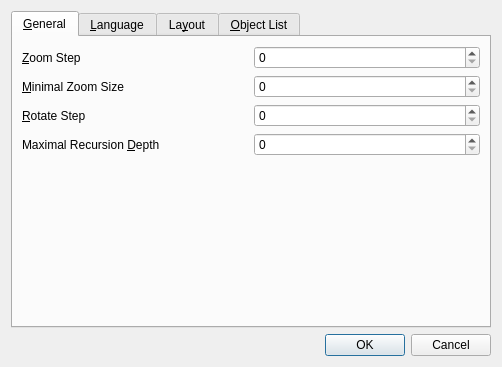
<?xml version="1.0" encoding="UTF-8"?>
<ui version="4.0">
 <class>PreferencesDialog</class>
 <widget class="QDialog" name="PreferencesDialog">
  <property name="geometry">
   <rect>
    <x>0</x>
    <y>0</y>
    <width>502</width>
    <height>367</height>
   </rect>
  </property>
  <property name="windowTitle">
   <string>Preferences</string>
  </property>
  <layout class="QVBoxLayout" name="verticalLayout">
   <item>
    <widget class="QTabWidget" name="tabWidget">
     <property name="currentIndex">
      <number>0</number>
     </property>
     <widget class="QWidget" name="tabGeneral">
      <attribute name="title">
       <string>&amp;General</string>
      </attribute>
      <layout class="QVBoxLayout" name="verticalLayout_2">
       <item>
        <layout class="QHBoxLayout" name="horizontalLayout">
         <item>
          <widget class="QLabel" name="label">
           <property name="text">
            <string>&amp;Zoom Step</string>
           </property>
           <property name="buddy">
            <cstring>spinBoxZoomStep</cstring>
           </property>
          </widget>
         </item>
         <item>
          <widget class="QSpinBox" name="spinBoxZoomStep"/>
         </item>
        </layout>
       </item>
       <item>
        <layout class="QHBoxLayout" name="horizontalLayout_2">
         <item>
          <widget class="QLabel" name="label_2">
           <property name="text">
            <string>&amp;Minimal Zoom Size</string>
           </property>
           <property name="buddy">
            <cstring>spinBoxMinZoom</cstring>
           </property>
          </widget>
         </item>
         <item>
          <widget class="QSpinBox" name="spinBoxMinZoom"/>
         </item>
        </layout>
       </item>
       <item>
        <layout class="QHBoxLayout" name="horizontalLayout_3">
         <item>
          <widget class="QLabel" name="label_3">
           <property name="text">
            <string>&amp;Rotate Step</string>
           </property>
           <property name="buddy">
            <cstring>spinBoxRotateStep</cstring>
           </property>
          </widget>
         </item>
         <item>
          <widget class="QSpinBox" name="spinBoxRotateStep"/>
         </item>
        </layout>
       </item>
       <item>
        <layout class="QHBoxLayout" name="horizontalLayout_4">
         <item>
          <widget class="QLabel" name="label_4">
           <property name="text">
            <string>Maximal Recursion &amp;Depth</string>
           </property>
           <property name="buddy">
            <cstring>spinBoxMaxRecursionDepth</cstring>
           </property>
          </widget>
         </item>
         <item>
          <widget class="QSpinBox" name="spinBoxMaxRecursionDepth"/>
         </item>
        </layout>
       </item>
       <item>
        <spacer name="verticalSpacer">
         <property name="orientation">
          <enum>Qt::Vertical</enum>
         </property>
         <property name="sizeHint" stdset="0">
          <size>
           <width>20</width>
           <height>119</height>
          </size>
         </property>
        </spacer>
       </item>
      </layout>
     </widget>
     <widget class="QWidget" name="tabLanguage">
      <attribute name="title">
       <string>&amp;Language</string>
      </attribute>
      <layout class="QVBoxLayout" name="verticalLayout_3">
       <item>
        <widget class="QLabel" name="label_6">
         <property name="text">
          <string>Language change will be effective only after restart!</string>
         </property>
        </widget>
       </item>
       <item>
        <layout class="QHBoxLayout" name="horizontalLayout_5">
         <item>
          <widget class="QLabel" name="label_5">
           <property name="text">
            <string>&amp;Set Language</string>
           </property>
           <property name="buddy">
            <cstring>comboBoxLanguage</cstring>
           </property>
          </widget>
         </item>
         <item>
          <widget class="QComboBox" name="comboBoxLanguage"/>
         </item>
        </layout>
       </item>
       <item>
        <spacer name="verticalSpacer_2">
         <property name="orientation">
          <enum>Qt::Vertical</enum>
         </property>
         <property name="sizeHint" stdset="0">
          <size>
           <width>20</width>
           <height>185</height>
          </size>
         </property>
        </spacer>
       </item>
      </layout>
     </widget>
     <widget class="QWidget" name="tabLayout">
      <attribute name="title">
       <string>La&amp;yout</string>
      </attribute>
      <layout class="QHBoxLayout" name="horizontalLayout_10">
       <item>
        <widget class="QListWidget" name="listWidgetObjectTypes"/>
       </item>
       <item>
        <layout class="QVBoxLayout" name="verticalLayout_4">
         <item>
          <layout class="QHBoxLayout" name="horizontalLayout_6">
           <item>
            <widget class="QLabel" name="label_7">
             <property name="text">
              <string>Line &amp;Width</string>
             </property>
             <property name="buddy">
              <cstring>spinBoxPenWidth</cstring>
             </property>
            </widget>
           </item>
           <item>
            <widget class="QSpinBox" name="spinBoxPenWidth">
             <property name="minimum">
              <number>1</number>
             </property>
            </widget>
           </item>
          </layout>
         </item>
         <item>
          <layout class="QHBoxLayout" name="horizontalLayout_7">
           <item>
            <widget class="QLabel" name="label_8">
             <property name="text">
              <string>Line &amp;Style</string>
             </property>
             <property name="buddy">
              <cstring>comboBoxPenStyle</cstring>
             </property>
            </widget>
           </item>
           <item>
            <widget class="QComboBox" name="comboBoxPenStyle">
             <item>
              <property name="text">
               <string>Solid</string>
              </property>
             </item>
             <item>
              <property name="text">
               <string>Dash</string>
              </property>
             </item>
             <item>
              <property name="text">
               <string>Dot</string>
              </property>
             </item>
             <item>
              <property name="text">
               <string>Dash Dot</string>
              </property>
             </item>
            </widget>
           </item>
          </layout>
         </item>
         <item>
          <layout class="QHBoxLayout" name="horizontalLayout_8">
           <item>
            <widget class="QFrame" name="frameLineColor">
             <property name="autoFillBackground">
              <bool>true</bool>
             </property>
             <property name="frameShape">
              <enum>QFrame::StyledPanel</enum>
             </property>
             <property name="frameShadow">
              <enum>QFrame::Raised</enum>
             </property>
            </widget>
           </item>
           <item>
            <widget class="QPushButton" name="pushButtonSetLineColor">
             <property name="text">
              <string>Set Li&amp;ne Color...</string>
             </property>
            </widget>
           </item>
          </layout>
         </item>
         <item>
          <layout class="QHBoxLayout" name="horizontalLayout_9">
           <item>
            <widget class="QFrame" name="frameFillColor">
             <property name="autoFillBackground">
              <bool>true</bool>
             </property>
             <property name="frameShape">
              <enum>QFrame::StyledPanel</enum>
             </property>
             <property name="frameShadow">
              <enum>QFrame::Raised</enum>
             </property>
            </widget>
           </item>
           <item>
            <widget class="QPushButton" name="pushButtonSetFillColor">
             <property name="text">
              <string>Set &amp;Fill Color...</string>
             </property>
            </widget>
           </item>
          </layout>
         </item>
         <item>
          <spacer name="verticalSpacer_3">
           <property name="orientation">
            <enum>Qt::Vertical</enum>
           </property>
           <property name="sizeHint" stdset="0">
            <size>
             <width>20</width>
             <height>40</height>
            </size>
           </property>
          </spacer>
         </item>
        </layout>
       </item>
      </layout>
     </widget>
     <widget class="QWidget" name="tabObjectList">
      <attribute name="title">
       <string>&amp;Object List</string>
      </attribute>
      <layout class="QHBoxLayout" name="horizontalLayout_11">
       <item>
        <widget class="QListWidget" name="listWidgetObjectListItems">
         <item>
          <property name="text">
           <string>Combined View: Start</string>
          </property>
         </item>
         <item>
          <property name="text">
           <string>Combined View: End</string>
          </property>
         </item>
         <item>
          <property name="text">
           <string>Combined View: Both</string>
          </property>
         </item>
        </widget>
       </item>
       <item>
        <layout class="QVBoxLayout" name="verticalLayout_5">
         <item>
          <widget class="QPushButton" name="pushButtonSetForegroundColor">
           <property name="text">
            <string>Set &amp;Foreground Color...</string>
           </property>
          </widget>
         </item>
         <item>
          <widget class="QPushButton" name="pushButtonSetBackgroundColor">
           <property name="text">
            <string>Set &amp;Background Color...</string>
           </property>
          </widget>
         </item>
         <item>
          <spacer name="verticalSpacer_4">
           <property name="orientation">
            <enum>Qt::Vertical</enum>
           </property>
           <property name="sizeHint" stdset="0">
            <size>
             <width>20</width>
             <height>40</height>
            </size>
           </property>
          </spacer>
         </item>
        </layout>
       </item>
      </layout>
     </widget>
    </widget>
   </item>
   <item>
    <widget class="QDialogButtonBox" name="buttonBox">
     <property name="orientation">
      <enum>Qt::Horizontal</enum>
     </property>
     <property name="standardButtons">
      <set>QDialogButtonBox::Cancel|QDialogButtonBox::Ok</set>
     </property>
    </widget>
   </item>
  </layout>
 </widget>
 <resources/>
 <connections>
  <connection>
   <sender>buttonBox</sender>
   <signal>accepted()</signal>
   <receiver>PreferencesDialog</receiver>
   <slot>accept()</slot>
   <hints>
    <hint type="sourcelabel">
     <x>248</x>
     <y>254</y>
    </hint>
    <hint type="destinationlabel">
     <x>157</x>
     <y>274</y>
    </hint>
   </hints>
  </connection>
  <connection>
   <sender>buttonBox</sender>
   <signal>rejected()</signal>
   <receiver>PreferencesDialog</receiver>
   <slot>reject()</slot>
   <hints>
    <hint type="sourcelabel">
     <x>316</x>
     <y>260</y>
    </hint>
    <hint type="destinationlabel">
     <x>286</x>
     <y>274</y>
    </hint>
   </hints>
  </connection>
 </connections>
</ui>
